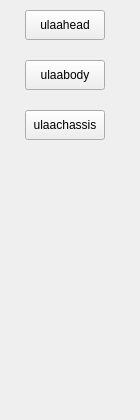
<?xml version="1.0" encoding="UTF-8"?>
<ui version="4.0">
 <class>Menu</class>
 <widget class="QWidget" name="Menu">
  <property name="geometry">
   <rect>
    <x>0</x>
    <y>0</y>
    <width>140</width>
    <height>420</height>
   </rect>
  </property>
  <property name="windowTitle">
   <string>Menu</string>
  </property>
  <property name="locale">
   <locale language="Chinese" country="China"/>
  </property>
  <widget class="QPushButton" name="pushButton_ulaahead">
   <property name="geometry">
    <rect>
     <x>25</x>
     <y>10</y>
     <width>80</width>
     <height>30</height>
    </rect>
   </property>
   <property name="text">
    <string>ulaahead</string>
   </property>
  </widget>
  <widget class="QPushButton" name="pushButton_ulaabody">
   <property name="geometry">
    <rect>
     <x>25</x>
     <y>60</y>
     <width>80</width>
     <height>30</height>
    </rect>
   </property>
   <property name="text">
    <string>ulaabody</string>
   </property>
  </widget>
  <widget class="QPushButton" name="pushButton_ulaachassis">
   <property name="geometry">
    <rect>
     <x>25</x>
     <y>110</y>
     <width>80</width>
     <height>30</height>
    </rect>
   </property>
   <property name="text">
    <string>ulaachassis</string>
   </property>
  </widget>
 </widget>
 <resources/>
 <connections/>
</ui>
